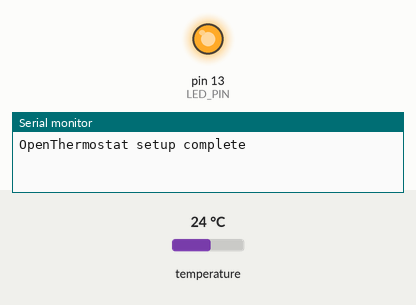
Simulated run of this sketch. Board: Arduino Uno, built with avr-gcc and run on an emulated ATmega328P. On the bench: output pins drawn as LEDs (lit = HIGH), the last lines printed to the serial monitor. The inputs (shaded band) are chosen by the test bench; at power-on: temperature 24 °C.

Above: at 0.5 s.
At 4.6 s:
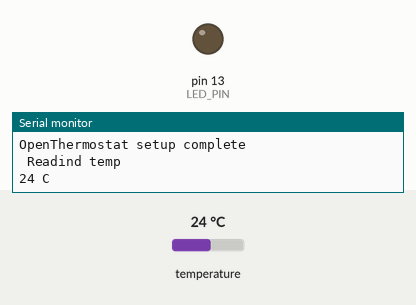
Timing chart, 0 to 6.4 s (numbered marks = the images above):
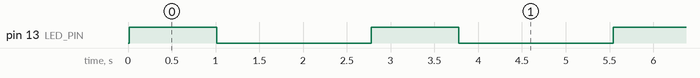

Measured:
- by itself, pin 13 (LED_PIN): alternates HIGH for 1.0 s and LOW for 1.8 s

The sketch:

readTemperatureToSerialPort.ino
```cpp
/* Small program that read temperature from the sensor
 * and prints it to the serial port. */

#include <OneWire.h>
#include <DallasTemperature.h>

#define LED_PIN 13
#define ARDUINO_BUS 2

OneWire oneWire(ARDUINO_BUS);

DallasTemperature tempSensor(&oneWire);

void setup(void) {
  Serial.begin (9600);
  tempSensor.begin ();
  Serial.println ("OpenThermostat setup complete");
  pinMode (LED_PIN, OUTPUT);
}

void loop(void) {
  digitalWrite (LED_PIN, HIGH);
  delay (1000);
  digitalWrite (LED_PIN, LOW);
  delay (1000);

  Serial.println (" Readind temp");
  tempSensor.requestTemperatures ();
  long temp = tempSensor.getTempCByIndex (0);
  Serial.print (temp);
  Serial.println (" C");
}
```
